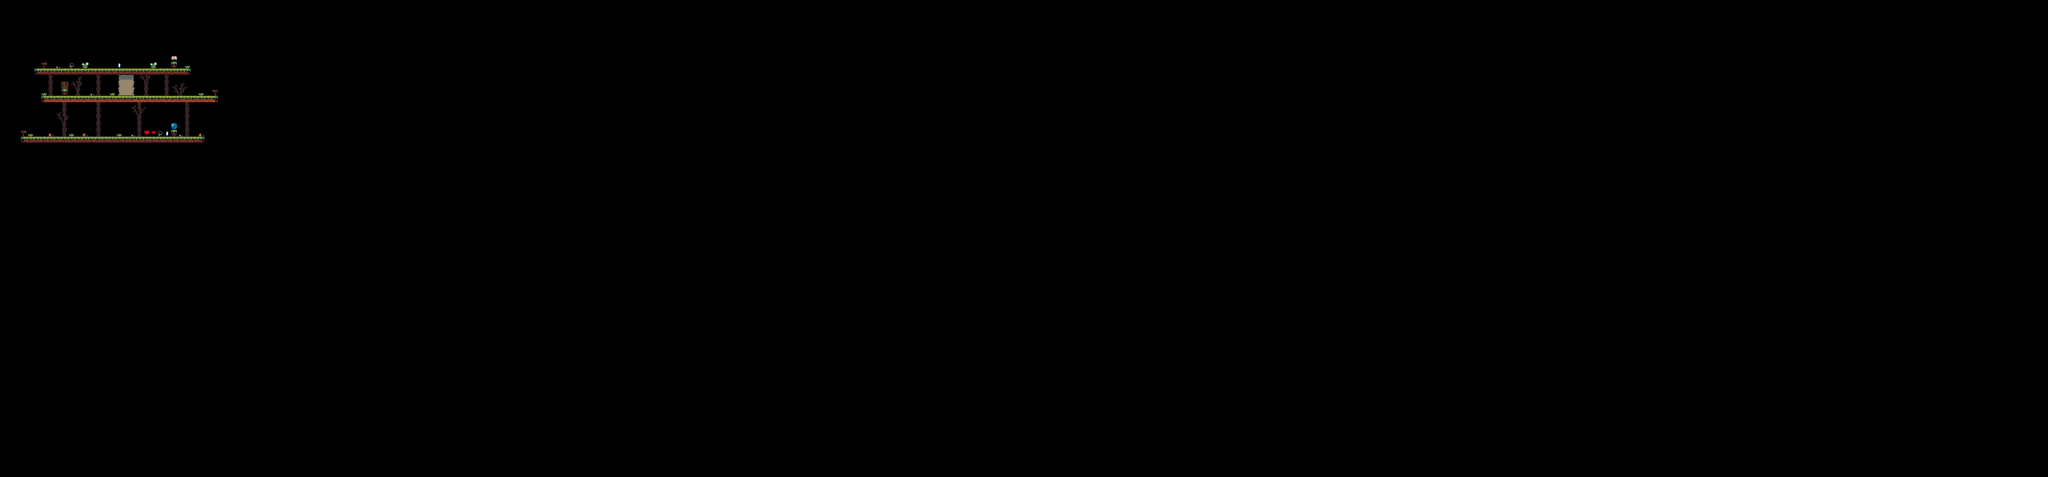

This is a level from a 2D game, rendered from its Tiled map with the project's own tilesets. A one-line summary and the map file follow, with tile-layer data summarised:
An orthogonal 300x70 tile map with 32x32 px tiles, 1 tile layer (Tile Layer 1).

<map version="1.0" tiledversion="1.0.3" orientation="orthogonal" renderorder="right-down" width="300" height="70" tilewidth="32" tileheight="32" nextobjectid="1">
 <tileset firstgid="1" source="splash.tsx" />
 <layer name="Tile Layer 1" width="300" height="70">
  <data>[21000 cells, 163 non-empty, 32 distinct tile ids]</data>
 </layer>
</map>
